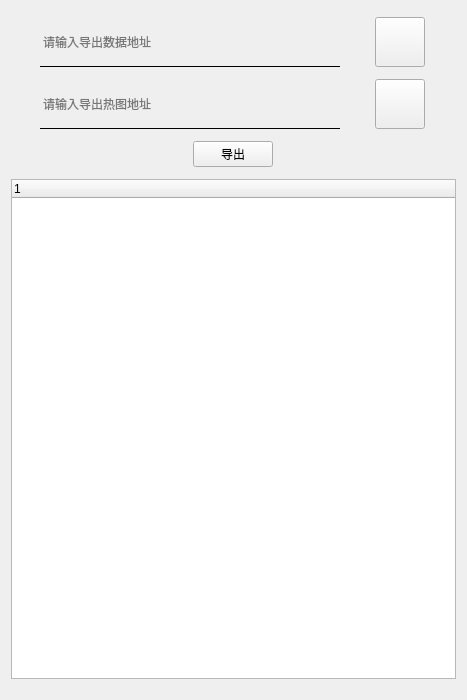
<?xml version="1.0" encoding="UTF-8"?>
<ui version="4.0">
 <class>Form</class>
 <widget class="QWidget" name="Form">
  <property name="geometry">
   <rect>
    <x>0</x>
    <y>0</y>
    <width>467</width>
    <height>700</height>
   </rect>
  </property>
  <property name="windowTitle">
   <string>Form</string>
  </property>
  <layout class="QVBoxLayout" name="verticalLayout">
   <item>
    <layout class="QHBoxLayout" name="horizontalLayout">
     <item>
      <widget class="QLineEdit" name="ExportDataPath">
       <property name="sizePolicy">
        <sizepolicy hsizetype="Maximum" vsizetype="Maximum">
         <horstretch>0</horstretch>
         <verstretch>1</verstretch>
        </sizepolicy>
       </property>
       <property name="maximumSize">
        <size>
         <width>300</width>
         <height>50</height>
        </size>
       </property>
       <property name="styleSheet">
        <string notr="true">background-color: rgba(255, 255, 255,0);
border:1px solid rgba(0,0,0,0);
border-bottom-color:  rgb(0,0,0);

font: 14pt &quot;Book Antiqua&quot;;</string>
       </property>
       <property name="placeholderText">
        <string>请输入导出数据地址</string>
       </property>
      </widget>
     </item>
     <item>
      <widget class="QPushButton" name="ExportDatabtn">
       <property name="sizePolicy">
        <sizepolicy hsizetype="Maximum" vsizetype="Maximum">
         <horstretch>0</horstretch>
         <verstretch>0</verstretch>
        </sizepolicy>
       </property>
       <property name="maximumSize">
        <size>
         <width>50</width>
         <height>50</height>
        </size>
       </property>
       <property name="styleSheet">
        <string notr="true">QPushButton{
border-image:url(:/icons/icons/folder.png)
}
QPushButton:hover{
	
	background-color: rgb(111, 111, 111);
}</string>
       </property>
       <property name="text">
        <string/>
       </property>
      </widget>
     </item>
    </layout>
   </item>
   <item>
    <layout class="QHBoxLayout" name="horizontalLayout_2">
     <item>
      <widget class="QLineEdit" name="ExportDataPath_2">
       <property name="sizePolicy">
        <sizepolicy hsizetype="Maximum" vsizetype="Maximum">
         <horstretch>0</horstretch>
         <verstretch>0</verstretch>
        </sizepolicy>
       </property>
       <property name="maximumSize">
        <size>
         <width>300</width>
         <height>50</height>
        </size>
       </property>
       <property name="styleSheet">
        <string notr="true">background-color: rgba(255, 255, 255,0);
border:1px solid rgba(0,0,0,0);
border-bottom-color:  rgb(0,0,0);

font: 14pt &quot;Book Antiqua&quot;;</string>
       </property>
       <property name="placeholderText">
        <string>请输入导出热图地址</string>
       </property>
      </widget>
     </item>
     <item>
      <widget class="QPushButton" name="ExportDatabtn_2">
       <property name="sizePolicy">
        <sizepolicy hsizetype="Maximum" vsizetype="Maximum">
         <horstretch>0</horstretch>
         <verstretch>0</verstretch>
        </sizepolicy>
       </property>
       <property name="maximumSize">
        <size>
         <width>50</width>
         <height>50</height>
        </size>
       </property>
       <property name="styleSheet">
        <string notr="true">QPushButton{
border-image:url(:/icons/icons/folder.png)
}
QPushButton:hover{
	
	background-color: rgb(111, 111, 111);
}</string>
       </property>
       <property name="text">
        <string/>
       </property>
      </widget>
     </item>
    </layout>
   </item>
   <item>
    <layout class="QVBoxLayout" name="verticalLayout_2">
     <item alignment="Qt::AlignHCenter">
      <widget class="QPushButton" name="exportbtn">
       <property name="sizePolicy">
        <sizepolicy hsizetype="Maximum" vsizetype="Maximum">
         <horstretch>0</horstretch>
         <verstretch>0</verstretch>
        </sizepolicy>
       </property>
       <property name="text">
        <string>导出</string>
       </property>
      </widget>
     </item>
    </layout>
   </item>
   <item>
    <widget class="QTreeWidget" name="treeWidget">
     <property name="sizePolicy">
      <sizepolicy hsizetype="Maximum" vsizetype="Expanding">
       <horstretch>0</horstretch>
       <verstretch>0</verstretch>
      </sizepolicy>
     </property>
     <property name="maximumSize">
      <size>
       <width>900</width>
       <height>500</height>
      </size>
     </property>
     <column>
      <property name="text">
       <string>1</string>
      </property>
     </column>
    </widget>
   </item>
  </layout>
 </widget>
 <resources>
  <include location="../src_rc.qrc"/>
 </resources>
 <connections/>
</ui>
